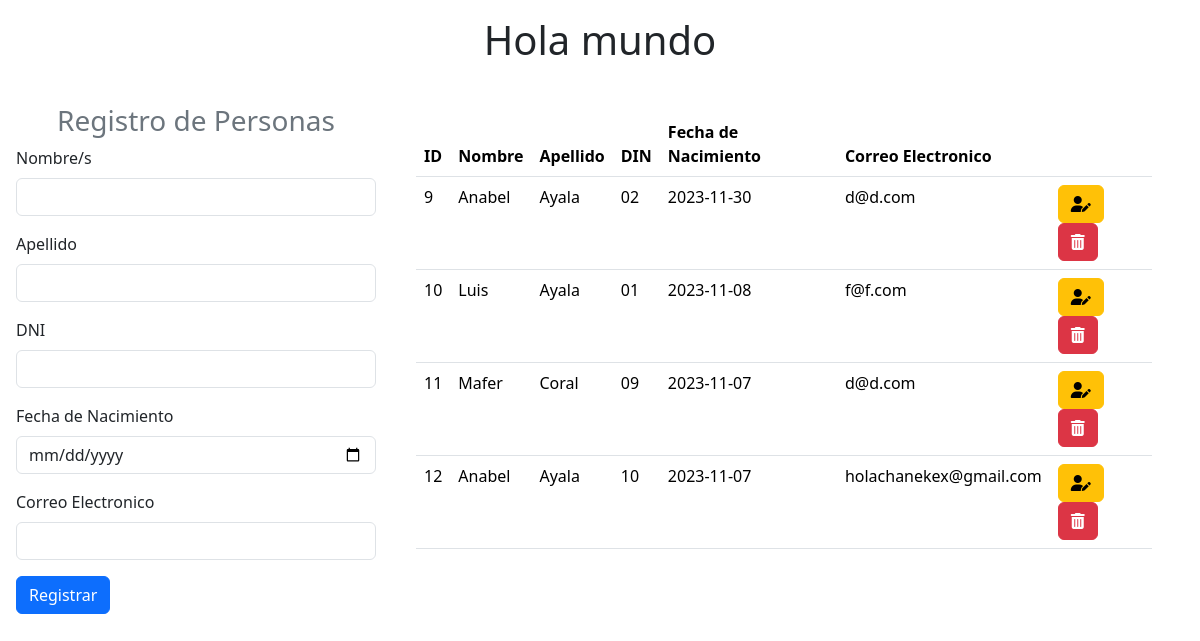
The page / on the database its author committed.
### tables this page shows
CREATE TABLE `personas` (
  `id_persona` int(11) NOT NULL,
  `nombre` varchar(200) NOT NULL,
  `apellido` varchar(200) NOT NULL,
  `dni` varchar(200) NOT NULL,
  `fecha` date NOT NULL,
  `correo` varchar(200) NOT NULL
);

### index.php (the view, shortened to what this page needs)
<!DOCTYPE html>
<html lang="en">
<head>
    <link href="https://cdn.jsdelivr.net/npm/bootstrap@5.3.2/dist/css/bootstrap.min.css" rel="stylesheet">
</head>
<body>
    <h1 class="text-center p-3">Hola mundo</h1>
    <div class="container-fluid row">
        <form class="col-4 p-3" method="POST">
            <h3 class="text-center text-secondary">Registro de Personas</h3>
            <div class="mb-3">
                <label for="exampleInputEmail1" class="form-label">Nombre/s</label>
                <input type="text" class="form-control" name="nombre">
            </div>
            <div class="mb-3">
                <label for="exampleInputEmail1" class="form-label">Apellido</label>
                <input type="text" class="form-control" name="apellido">
            </div>
            <div class="mb-3">
                <label for="exampleInputEmail1" class="form-label">DNI</label>
                <input type="text" class="form-control" name="dni">
            </div>
            <div class="mb-3">
                <label for="exampleInputEmail1" class="form-label">Fecha de Nacimiento</label>
                <input type="date" class="form-control" name="fecha">
            </div>
            <div class="mb-3">
                <label for="exampleInputEmail1" class="form-label">Correo Electronico</label>
                <input type="email" class="form-control" name="correo">
            </div>
            <button type="submit" class="btn btn-primary" name="btnregistrar" value="ok">Registrar</button>
        </form>
        <div class="col-8 p-4">
            <table class="table">
                <thead class="">
                    <tr>
                        <th scope="col">ID</th>
                        <th scope="col">Nombre</th>
                        <th scope="col">Apellido</th>
                        <th scope="col">DIN</th>
                        <th scope="col">Fecha de Nacimiento</th>
                        <th scope="col">Correo Electronico</th>
                        <th scope="col"></th>
                    </tr>
                </thead>
                <tbody>
                    <?php
                    include("modelo/conexion.php");
                    $sql = $conexion->query("SELECT * FROM personas");
                    while ($datos = $sql->fetch_object()) { ?>
                        <tr>
                            <td><?= $datos->id_persona ?></td>
                            <td><?= $datos->nombre ?></td>
                            <td><?= $datos->apellido ?></td>
                            <td><?= $datos->dni ?></td>
                            <td><?= $datos->fecha ?></td>
                            <td><?= $datos->correo ?></td>
                            <td>
                                <a href="modificar.php?id=<?= $datos->id_persona ?>" class="btn btn-small btn-warning"><i class="fa-solid fa-user-pen"></i></a>
                                <a onclick="return eliminar()" href="index.php?id=<?= $datos->id_persona ?>" class="btn btn-small btn-danger"><i class="fa-solid fa-trash-can"></i></a>
                            </td>
                        </tr>
                    <?php }
                    ?>
                </tbody>
            </table>
        </div>
    </div>
</body>
</html>

### rows shown on the page
personas: id_persona "9", nombre "Anabel", apellido "Ayala", dni "02", fecha "2023-11-30", correo "d@d.com"
personas: id_persona "10", nombre "Luis", apellido "Ayala", dni "01", fecha "2023-11-08", correo "f@f.com"
personas: id_persona "11", nombre "Mafer", apellido "Coral", dni "09", fecha "2023-11-07", correo "d@d.com"
personas: id_persona "12", nombre "Anabel", apellido "Ayala", dni "10", fecha "2023-11-07", correo "holachanekex@gmail.com"
